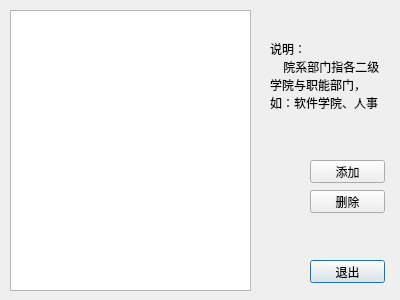
<?xml version="1.0" encoding="UTF-8"?>
<ui version="4.0">
 <class>DepartmentSectionDialog</class>
 <widget class="QDialog" name="DepartmentSectionDialog">
  <property name="geometry">
   <rect>
    <x>0</x>
    <y>0</y>
    <width>400</width>
    <height>300</height>
   </rect>
  </property>
  <property name="minimumSize">
   <size>
    <width>400</width>
    <height>300</height>
   </size>
  </property>
  <property name="maximumSize">
   <size>
    <width>400</width>
    <height>300</height>
   </size>
  </property>
  <property name="windowTitle">
   <string>院系部门</string>
  </property>
  <widget class="QTableView" name="list_departmentsection">
   <property name="geometry">
    <rect>
     <x>10</x>
     <y>10</y>
     <width>241</width>
     <height>281</height>
    </rect>
   </property>
   <property name="editTriggers">
    <set>QAbstractItemView::NoEditTriggers</set>
   </property>
   <property name="selectionMode">
    <enum>QAbstractItemView::SingleSelection</enum>
   </property>
   <property name="selectionBehavior">
    <enum>QAbstractItemView::SelectRows</enum>
   </property>
   <attribute name="horizontalHeaderStretchLastSection">
    <bool>true</bool>
   </attribute>
   <attribute name="verticalHeaderDefaultSectionSize">
    <number>25</number>
   </attribute>
   <attribute name="verticalHeaderMinimumSectionSize">
    <number>15</number>
   </attribute>
  </widget>
  <widget class="QPushButton" name="btn_add">
   <property name="geometry">
    <rect>
     <x>310</x>
     <y>160</y>
     <width>75</width>
     <height>23</height>
    </rect>
   </property>
   <property name="text">
    <string>添加</string>
   </property>
  </widget>
  <widget class="QPushButton" name="btn_delete">
   <property name="geometry">
    <rect>
     <x>310</x>
     <y>190</y>
     <width>75</width>
     <height>23</height>
    </rect>
   </property>
   <property name="text">
    <string>删除</string>
   </property>
  </widget>
  <widget class="QPushButton" name="btn_quit">
   <property name="geometry">
    <rect>
     <x>310</x>
     <y>260</y>
     <width>75</width>
     <height>23</height>
    </rect>
   </property>
   <property name="text">
    <string>退出</string>
   </property>
   <property name="default">
    <bool>true</bool>
   </property>
  </widget>
  <widget class="QLabel" name="label_description">
   <property name="geometry">
    <rect>
     <x>270</x>
     <y>40</y>
     <width>111</width>
     <height>71</height>
    </rect>
   </property>
   <property name="text">
    <string>说明：
    院系部门指各二级学院与职能部门，如：软件学院、人事处等。</string>
   </property>
   <property name="wordWrap">
    <bool>true</bool>
   </property>
  </widget>
 </widget>
 <resources/>
 <connections>
  <connection>
   <sender>btn_quit</sender>
   <signal>clicked()</signal>
   <receiver>DepartmentSectionDialog</receiver>
   <slot>close()</slot>
   <hints>
    <hint type="sourcelabel">
     <x>347</x>
     <y>271</y>
    </hint>
    <hint type="destinationlabel">
     <x>199</x>
     <y>149</y>
    </hint>
   </hints>
  </connection>
 </connections>
</ui>
